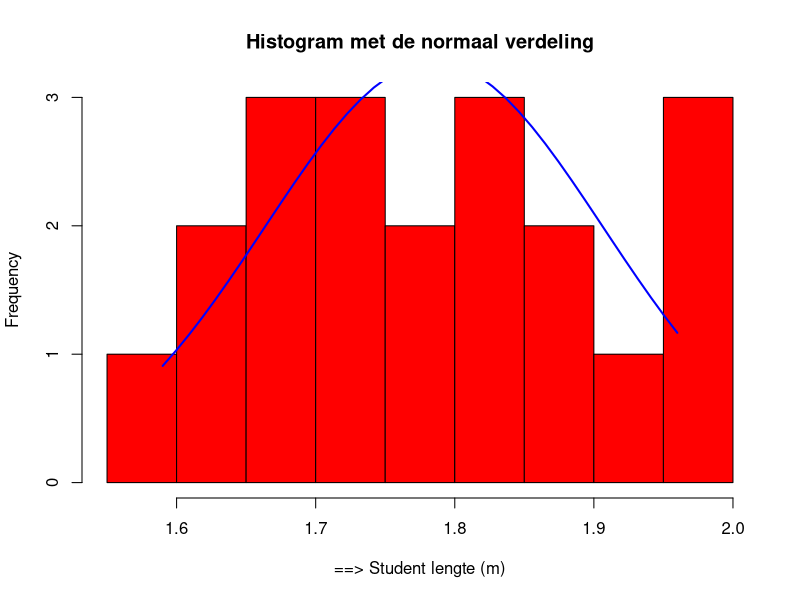
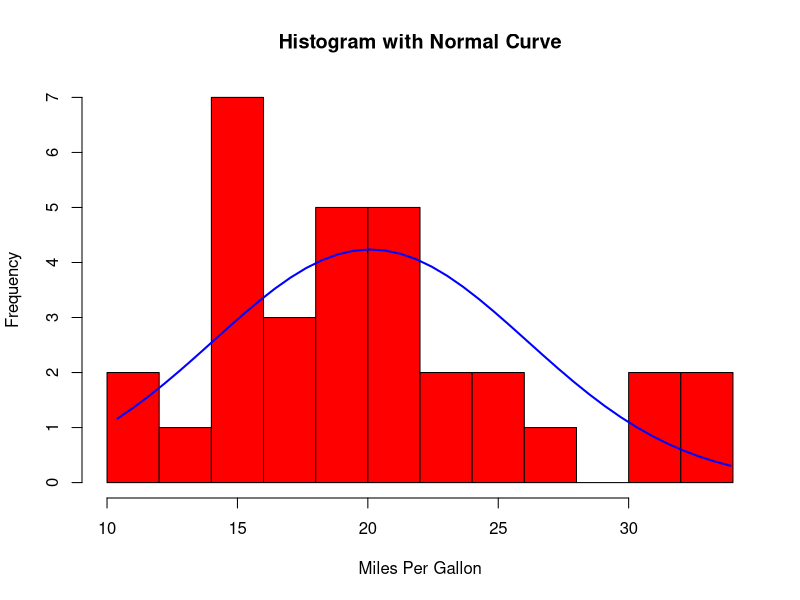

These figures' R source, in order:
Lengte <- c(1.72, 1.59, 1.66, 1.96, 1.80, 1.85, 1.96, 1.75, 1.78, 1.61, 1.66, 1.67, 1.86, 1.65, 1.74, 1.89, 1.81, 1.83, 1.96, 1.95)


Gemiddelde_Lengte <- mean(Lengte)
Standaarddeviatie_Lengte <- sd(Lengte)
h<-hist(Lengte, breaks=10, col="red", xlab="==> Student lengte (m)", 
  	main="Histogram met de normaal verdeling") 
xfit<-seq(min(Lengte),max(Lengte),length=40) 
yfit<-dnorm(xfit,mean=Gemiddelde_Lengte,sd=Standaarddeviatie_Lengte) 
yfit <- yfit*diff(h$mids[1:2])*length(Lengte) 
lines(xfit, yfit, col="blue", lwd=2)






# Add a Normal Curve (Thanks to Peter Dalgaard)
x <- mtcars$mpg 
h<-hist(x, breaks=10, col="red", xlab="Miles Per Gallon", 
  	main="Histogram with Normal Curve") 
xfit<-seq(min(x),max(x),length=40) 
yfit<-dnorm(xfit,mean=mean(x),sd=sd(x)) 
yfit <- yfit*diff(h$mids[1:2])*length(x) 
lines(xfit, yfit, col="blue", lwd=2)